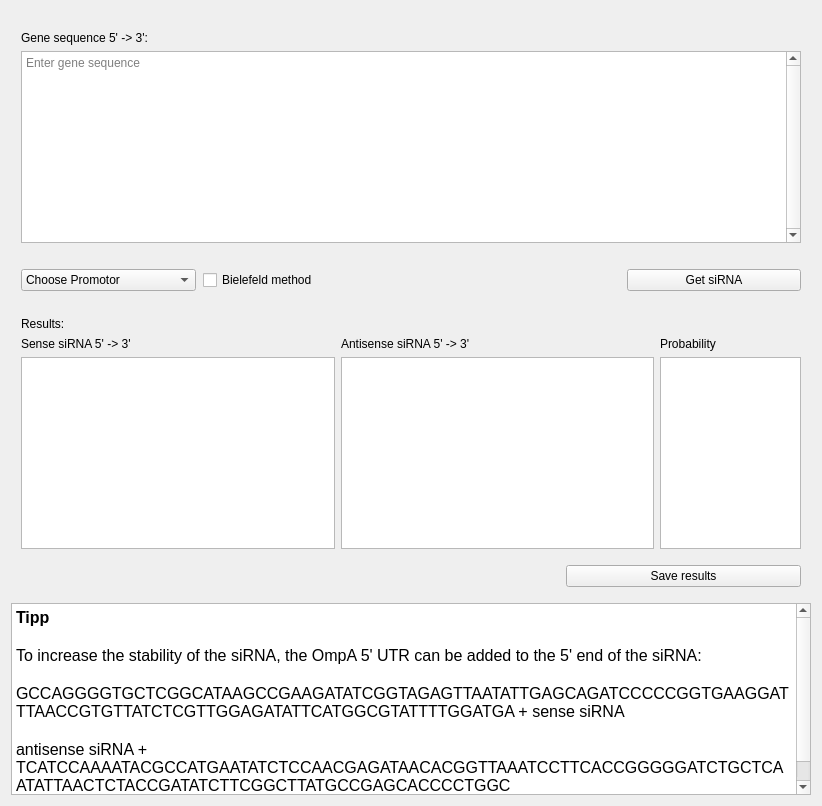
        <widget class="QWidget" name="tab_2">
         <attribute name="title">
          <string>siRNA</string>
         </attribute>
         <layout class="QVBoxLayout" name="verticalLayout_9">
          <item>
           <layout class="QVBoxLayout" name="verticalLayout_6">
            <property name="leftMargin">
             <number>10</number>
            </property>
            <property name="topMargin">
             <number>20</number>
            </property>
            <property name="rightMargin">
             <number>10</number>
            </property>
            <item>
             <widget class="QLabel" name="label_12">
              <property name="toolTip">
               <string>Mark nucleotides with the cursor</string>
              </property>
              <property name="text">
               <string>Gene sequence 5' -&gt; 3':</string>
              </property>
             </widget>
            </item>
            <item>
             <widget class="QTextEdit" name="geneSeq2">
              <property name="verticalScrollBarPolicy">
               <enum>Qt::ScrollBarAlwaysOn</enum>
              </property>
              <property name="placeholderText" stdset="0">
               <string>Enter gene sequence</string>
              </property>
             </widget>
            </item>
           </layout>
          </item>
          <item>
           <layout class="QHBoxLayout" name="horizontalLayout_4">
            <property name="leftMargin">
             <number>10</number>
            </property>
            <property name="topMargin">
             <number>20</number>
            </property>
            <property name="rightMargin">
             <number>10</number>
            </property>
            <property name="bottomMargin">
             <number>20</number>
            </property>
            <item>
             <layout class="QGridLayout" name="gridLayout_11">
              <property name="rightMargin">
               <number>1</number>
              </property>
              <item row="0" column="0">
               <widget class="QComboBox" name="promotor2">
                <property name="maximumSize">
                 <size>
                  <width>175</width>
                  <height>27</height>
                 </size>
                </property>
                <item>
                 <property name="text">
                  <string>Choose Promotor</string>
                 </property>
                </item>
               </widget>
              </item>
             </layout>
            </item>
            <item>
             <layout class="QGridLayout" name="gridLayout_14">
              <item row="1" column="0">
               <widget class="QCheckBox" name="checkBox2">
                <property name="text">
                 <string>Bielefeld method</string>
                </property>
               </widget>
              </item>
             </layout>
            </item>
            <item>
             <layout class="QGridLayout" name="gridLayout_15">
              <item row="0" column="0">
               <widget class="QLabel" name="label_4">
                <property name="text">
                 <string/>
                </property>
               </widget>
              </item>
             </layout>
            </item>
            <item>
             <layout class="QGridLayout" name="gridLayout_16">
              <item row="0" column="0">
               <widget class="QPushButton" name="getRNA2">
                <property name="maximumSize">
                 <size>
                  <width>174</width>
                  <height>27</height>
                 </size>
                </property>
                <property name="text">
                 <string>Get siRNA</string>
                </property>
               </widget>
              </item>
             </layout>
            </item>
           </layout>
          </item>
          <item>
           <layout class="QVBoxLayout" name="verticalLayout_8">
            <property name="leftMargin">
             <number>10</number>
            </property>
            <property name="rightMargin">
             <number>10</number>
            </property>
            <item>
             <widget class="QLabel" name="label_5">
              <property name="text">
               <string>Results:</string>
              </property>
             </widget>
            </item>
            <item>
             <layout class="QHBoxLayout" name="horizontalLayout_8" stretch="9,2">
              <item>
               <layout class="QHBoxLayout" name="horizontalLayout_9">
                <item>
                 <layout class="QVBoxLayout" name="verticalLayout_17">
                  <property name="leftMargin">
                   <number>0</number>
                  </property>
                  <item>
                   <widget class="QLabel" name="label_17">
                    <property name="maximumSize">
                     <size>
                      <width>279</width>
                      <height>16777215</height>
                     </size>
                    </property>
                    <property name="text">
                     <string>Sense siRNA 5' -&gt; 3'</string>
                    </property>
                   </widget>
                  </item>
                  <item>
                   <widget class="QTextBrowser" name="output_text2_1">
                    <property name="maximumSize">
                     <size>
                      <width>16777215</width>
                      <height>16777215</height>
                     </size>
                    </property>
                   </widget>
                  </item>
                 </layout>
                </item>
                <item>
                 <layout class="QVBoxLayout" name="verticalLayout_19">
                  <property name="leftMargin">
                   <number>0</number>
                  </property>
                  <item>
                   <widget class="QLabel" name="label_18">
                    <property name="maximumSize">
                     <size>
                      <width>279</width>
                      <height>16777215</height>
                     </size>
                    </property>
                    <property name="text">
                     <string>Antisense siRNA 5' -&gt; 3'</string>
                    </property>
                   </widget>
                  </item>
                  <item>
                   <widget class="QTextBrowser" name="output_text2_2">
                    <property name="maximumSize">
                     <size>
                      <width>16777215</width>
                      <height>16777215</height>
                     </size>
                    </property>
                   </widget>
                  </item>
                 </layout>
                </item>
               </layout>
              </item>
              <item>
               <layout class="QVBoxLayout" name="verticalLayout_23" stretch="0,0">
                <property name="spacing">
                 <number>6</number>
                </property>
                <property name="sizeConstraint">
                 <enum>QLayout::SetMaximumSize</enum>
                </property>
                <property name="leftMargin">
                 <number>0</number>
                </property>
                <item>
                 <widget class="QLabel" name="label_19">
                  <property name="maximumSize">
                   <size>
                    <width>99</width>
                    <height>16777215</height>
                   </size>
                  </property>
                  <property name="text">
                   <string>Probability</string>
                  </property>
                 </widget>
                </item>
                <item>
                 <widget class="QTextBrowser" name="output_text2_3">
                  <property name="maximumSize">
                   <size>
                    <width>16777215</width>
                    <height>16777215</height>
                   </size>
                  </property>
                 </widget>
                </item>
               </layout>
              </item>
             </layout>
            </item>
           </layout>
          </item>
          <item>
           <layout class="QHBoxLayout" name="horizontalLayout_5">
            <property name="margin">
             <number>10</number>
            </property>
            <item>
             <layout class="QGridLayout" name="gridLayout_17">
              <item row="0" column="0">
               <widget class="QLabel" name="label_6">
                <property name="text">
                 <string/>
                </property>
               </widget>
              </item>
             </layout>
            </item>
            <item>
             <layout class="QGridLayout" name="gridLayout_18">
              <item row="0" column="0">
               <layout class="QGridLayout" name="gridLayout_19">
                <item row="0" column="0">
                 <widget class="QLabel" name="label_7">
                  <property name="text">
                   <string/>
                  </property>
                 </widget>
                </item>
               </layout>
              </item>
             </layout>
            </item>
            <item>
             <layout class="QGridLayout" name="gridLayout_20">
              <item row="0" column="0">
               <widget class="QPushButton" name="save_button2">
                <property name="enabled">
                 <bool>true</bool>
                </property>
                <property name="maximumSize">
                 <size>
                  <width>235</width>
                  <height>27</height>
                 </size>
                </property>
                <property name="sizeIncrement">
                 <size>
                  <width>0</width>
                  <height>0</height>
                 </size>
                </property>
                <property name="text">
                 <string>Save results</string>
                </property>
               </widget>
              </item>
             </layout>
            </item>
           </layout>
          </item>
          <item>
           <widget class="QTextBrowser" name="textBrowser_3">
            <property name="html">
             <string>&lt;!DOCTYPE HTML PUBLIC &quot;-//W3C//DTD HTML 4.0//EN&quot; &quot;http://www.w3.org/TR/REC-html40/strict.dtd&quot;&gt;
&lt;html&gt;&lt;head&gt;&lt;meta name=&quot;qrichtext&quot; content=&quot;1&quot; /&gt;&lt;style type=&quot;text/css&quot;&gt;
p, li { white-space: pre-wrap; }
&lt;/style&gt;&lt;/head&gt;&lt;body style=&quot; font-family:'Ubuntu'; font-size:11pt; font-weight:400; font-style:normal;&quot;&gt;
&lt;p style=&quot; margin-top:0px; margin-bottom:0px; margin-left:0px; margin-right:0px; -qt-block-indent:0; text-indent:0px;&quot;&gt;&lt;span style=&quot; font-size:12pt; font-weight:600;&quot;&gt;Tipp&lt;/span&gt;&lt;/p&gt;
&lt;p style=&quot;-qt-paragraph-type:empty; margin-top:0px; margin-bottom:0px; margin-left:0px; margin-right:0px; -qt-block-indent:0; text-indent:0px; font-size:12pt; font-weight:600;&quot;&gt;&lt;br /&gt;&lt;/p&gt;
&lt;p style=&quot; margin-top:0px; margin-bottom:0px; margin-left:0px; margin-right:0px; -qt-block-indent:0; text-indent:0px;&quot;&gt;&lt;span style=&quot; font-size:12pt;&quot;&gt;To increase the stability of the siRNA, the OmpA 5' UTR can be added to the 5' end of the siRNA:&lt;/span&gt;&lt;/p&gt;
&lt;p style=&quot;-qt-paragraph-type:empty; margin-top:0px; margin-bottom:0px; margin-left:0px; margin-right:0px; -qt-block-indent:0; text-indent:0px; font-size:12pt;&quot;&gt;&lt;br /&gt;&lt;/p&gt;
&lt;p style=&quot; margin-top:0px; margin-bottom:0px; margin-left:0px; margin-right:0px; -qt-block-indent:0; text-indent:0px;&quot;&gt;&lt;span style=&quot; font-size:12pt;&quot;&gt;GCCAGGGGTGCTCGGCATAAGCCGAAGATATCGGTAGAGTTAATATTGAGCAGATCCCCCGGTGAAGGATTTAACCGTGTTATCTCGTTGGAGATATTCATGGCGTATTTTGGATGA + sense siRNA &lt;/span&gt;&lt;/p&gt;
&lt;p style=&quot;-qt-paragraph-type:empty; margin-top:0px; margin-bottom:0px; margin-left:0px; margin-right:0px; -qt-block-indent:0; text-indent:0px; font-size:12pt;&quot;&gt;&lt;br /&gt;&lt;/p&gt;
&lt;p style=&quot; margin-top:0px; margin-bottom:0px; margin-left:0px; margin-right:0px; -qt-block-indent:0; text-indent:0px;&quot;&gt;&lt;span style=&quot; font-size:12pt;&quot;&gt;antisense siRNA + TCATCCAAAATACGCCATGAATATCTCCAACGAGATAACACGGTTAAATCCTTCACCGGGGGATCTGCTCAATATTAACTCTACCGATATCTTCGGCTTATGCCGAGCACCCCTGGC&lt;/span&gt;&lt;/p&gt;
&lt;p style=&quot;-qt-paragraph-type:empty; margin-top:0px; margin-bottom:0px; margin-left:0px; margin-right:0px; -qt-block-indent:0; text-indent:0px; font-size:12pt;&quot;&gt;&lt;br /&gt;&lt;/p&gt;&lt;/body&gt;&lt;/html&gt;</string>
            </property>
           </widget>
          </item>
         </layout>
        </widget>
